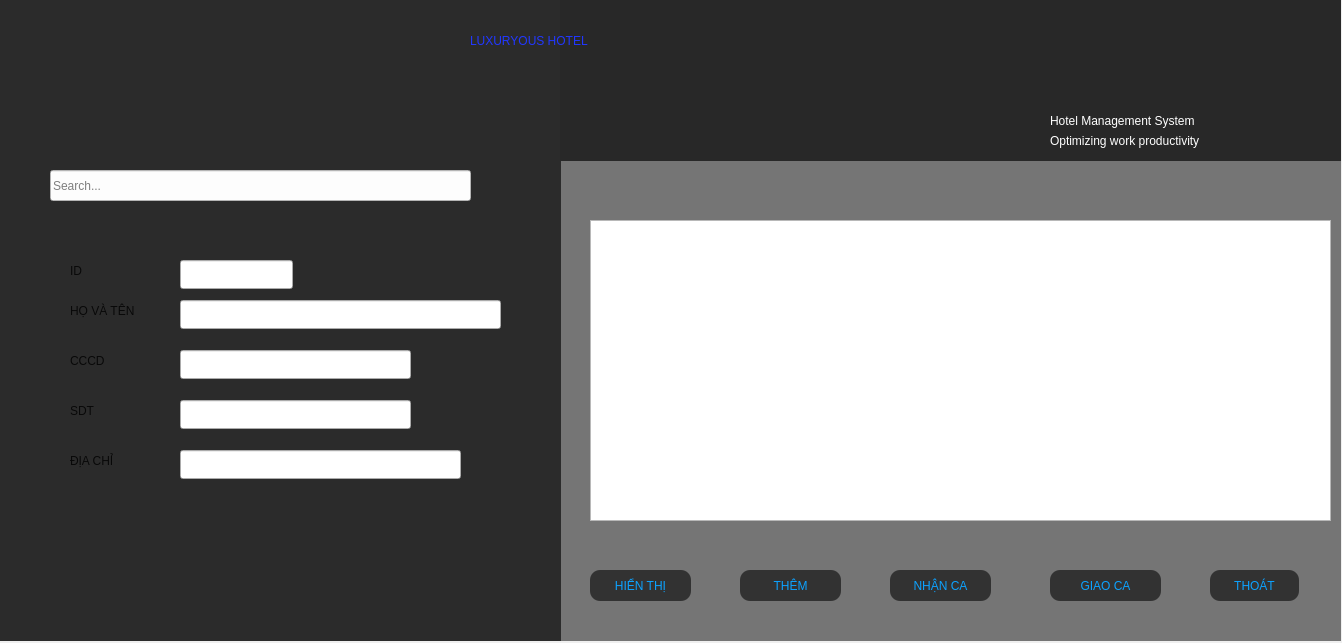
<?xml version="1.0" encoding="UTF-8"?>
<ui version="4.0">
 <class>employee</class>
 <widget class="QDialog" name="employee">
  <property name="geometry">
   <rect>
    <x>0</x>
    <y>0</y>
    <width>1342</width>
    <height>643</height>
   </rect>
  </property>
  <property name="minimumSize">
   <size>
    <width>1342</width>
    <height>643</height>
   </size>
  </property>
  <property name="maximumSize">
   <size>
    <width>1342</width>
    <height>643</height>
   </size>
  </property>
  <property name="windowTitle">
   <string>Dialog</string>
  </property>
  <widget class="QPushButton" name="receive">
   <property name="geometry">
    <rect>
     <x>890</x>
     <y>570</y>
     <width>101</width>
     <height>31</height>
    </rect>
   </property>
   <property name="styleSheet">
    <string notr="true">
QPushButton{
	background-color: rgb(50, 50, 50);
	color: rgb(12, 162, 255);
font: 900 10pt &quot;Segoe UI&quot;;
border-radius:10px;
}
QPushButton:hover{
	background-color: rgb(255, 255, 255);
	color: rgb(34, 34, 34);
font: 900 10pt &quot;Segoe UI&quot;;
border-radius:10px;
}
QPushButton:pressed{
   
	background-color: rgb(37, 95, 255);
}</string>
   </property>
   <property name="text">
    <string>NHẬN CA</string>
   </property>
  </widget>
  <widget class="QLabel" name="label_5">
   <property name="geometry">
    <rect>
     <x>70</x>
     <y>260</y>
     <width>63</width>
     <height>22</height>
    </rect>
   </property>
   <property name="styleSheet">
    <string notr="true">font: 12pt &quot;Segoe UI&quot;;
color: rgb(8, 8, 8);</string>
   </property>
   <property name="text">
    <string>ID</string>
   </property>
  </widget>
  <widget class="QLabel" name="label_3">
   <property name="geometry">
    <rect>
     <x>1050</x>
     <y>130</y>
     <width>221</width>
     <height>22</height>
    </rect>
   </property>
   <property name="styleSheet">
    <string notr="true">font: italic 10pt &quot;Segoe UI&quot;;
color: rgb(255, 255, 255);</string>
   </property>
   <property name="text">
    <string>Optimizing work productivity</string>
   </property>
  </widget>
  <widget class="QTableView" name="tableView">
   <property name="geometry">
    <rect>
     <x>590</x>
     <y>220</y>
     <width>741</width>
     <height>301</height>
    </rect>
   </property>
  </widget>
  <widget class="QLabel" name="label_7">
   <property name="geometry">
    <rect>
     <x>70</x>
     <y>350</y>
     <width>63</width>
     <height>22</height>
    </rect>
   </property>
   <property name="styleSheet">
    <string notr="true">font: 12pt &quot;Segoe UI&quot;;
color: rgb(8, 8, 8);</string>
   </property>
   <property name="text">
    <string>CCCD</string>
   </property>
  </widget>
  <widget class="QLineEdit" name="ename">
   <property name="geometry">
    <rect>
     <x>180</x>
     <y>300</y>
     <width>321</width>
     <height>29</height>
    </rect>
   </property>
   <property name="styleSheet">
    <string notr="true">color: rgb(27, 27, 27);
font: 13pt &quot;Segoe UI&quot;;</string>
   </property>
  </widget>
  <widget class="QLineEdit" name="ephone">
   <property name="geometry">
    <rect>
     <x>180</x>
     <y>400</y>
     <width>231</width>
     <height>29</height>
    </rect>
   </property>
   <property name="styleSheet">
    <string notr="true">color: rgb(27, 27, 27);
font: 13pt &quot;Segoe UI&quot;;</string>
   </property>
  </widget>
  <widget class="QLabel" name="label_4">
   <property name="geometry">
    <rect>
     <x>40</x>
     <y>220</y>
     <width>501</width>
     <height>331</height>
    </rect>
   </property>
   <property name="styleSheet">
    <string notr="true">border-image: url(:/New folder/empcardbg.png);</string>
   </property>
   <property name="text">
    <string/>
   </property>
  </widget>
  <widget class="QLineEdit" name="eid">
   <property name="geometry">
    <rect>
     <x>180</x>
     <y>260</y>
     <width>113</width>
     <height>29</height>
    </rect>
   </property>
   <property name="styleSheet">
    <string notr="true">color: rgb(27, 27, 27);
font: 13pt &quot;Segoe UI&quot;;</string>
   </property>
  </widget>
  <widget class="QPushButton" name="load">
   <property name="geometry">
    <rect>
     <x>590</x>
     <y>570</y>
     <width>101</width>
     <height>31</height>
    </rect>
   </property>
   <property name="styleSheet">
    <string notr="true">
QPushButton{
	background-color: rgb(50, 50, 50);
	color: rgb(12, 162, 255);
font: 900 10pt &quot;Segoe UI&quot;;
border-radius:10px;
}
QPushButton:hover{
	background-color: rgb(255, 255, 255);
	color: rgb(34, 34, 34);
font: 900 10pt &quot;Segoe UI&quot;;
border-radius:10px;
}
QPushButton:pressed{
   
	background-color: rgb(37, 95, 255);
}</string>
   </property>
   <property name="text">
    <string>HIỂN THỊ</string>
   </property>
  </widget>
  <widget class="QPushButton" name="exit">
   <property name="geometry">
    <rect>
     <x>1210</x>
     <y>570</y>
     <width>89</width>
     <height>31</height>
    </rect>
   </property>
   <property name="styleSheet">
    <string notr="true">
QPushButton{
	background-color: rgb(50, 50, 50);
	color: rgb(12, 162, 255);
font: 900 10pt &quot;Segoe UI&quot;;
border-radius:10px;
}
QPushButton:hover{
	background-color: rgb(255, 255, 255);
	color: rgb(34, 34, 34);
font: 900 10pt &quot;Segoe UI&quot;;
border-radius:10px;
}
QPushButton:pressed{
   
	background-color: rgb(37, 95, 255);
}</string>
   </property>
   <property name="text">
    <string>THOÁT</string>
   </property>
  </widget>
  <widget class="QLabel" name="label_6">
   <property name="geometry">
    <rect>
     <x>70</x>
     <y>300</y>
     <width>101</width>
     <height>22</height>
    </rect>
   </property>
   <property name="styleSheet">
    <string notr="true">font: 12pt &quot;Segoe UI&quot;;
color: rgb(8, 8, 8);</string>
   </property>
   <property name="text">
    <string>HỌ VÀ TÊN</string>
   </property>
  </widget>
  <widget class="QLabel" name="label_10">
   <property name="geometry">
    <rect>
     <x>0</x>
     <y>0</y>
     <width>561</width>
     <height>641</height>
    </rect>
   </property>
   <property name="styleSheet">
    <string notr="true">background-color: rgb(43, 43, 43);</string>
   </property>
   <property name="text">
    <string/>
   </property>
  </widget>
  <widget class="QLabel" name="label_12">
   <property name="geometry">
    <rect>
     <x>560</x>
     <y>160</y>
     <width>781</width>
     <height>481</height>
    </rect>
   </property>
   <property name="styleSheet">
    <string notr="true">background-color: rgb(117, 117, 117);</string>
   </property>
   <property name="text">
    <string/>
   </property>
  </widget>
  <widget class="QLabel" name="label_11">
   <property name="geometry">
    <rect>
     <x>560</x>
     <y>0</y>
     <width>781</width>
     <height>161</height>
    </rect>
   </property>
   <property name="styleSheet">
    <string notr="true">background-color: rgb(40, 40, 40);</string>
   </property>
   <property name="text">
    <string/>
   </property>
  </widget>
  <widget class="QLabel" name="label_9">
   <property name="geometry">
    <rect>
     <x>70</x>
     <y>450</y>
     <width>91</width>
     <height>22</height>
    </rect>
   </property>
   <property name="styleSheet">
    <string notr="true">font: 12pt &quot;Segoe UI&quot;;
color: rgb(8, 8, 8);</string>
   </property>
   <property name="text">
    <string>ĐỊA CHỈ</string>
   </property>
  </widget>
  <widget class="QLabel" name="label_2">
   <property name="geometry">
    <rect>
     <x>1050</x>
     <y>110</y>
     <width>231</width>
     <height>22</height>
    </rect>
   </property>
   <property name="styleSheet">
    <string notr="true">font: 700 10pt &quot;Segoe UI&quot;;
color: rgb(255, 255, 255);</string>
   </property>
   <property name="text">
    <string>Hotel Management System</string>
   </property>
  </widget>
  <widget class="QLabel" name="label">
   <property name="geometry">
    <rect>
     <x>980</x>
     <y>-10</y>
     <width>331</width>
     <height>131</height>
    </rect>
   </property>
   <property name="styleSheet">
    <string notr="true">border-image: url(:/New folder/Corporate Management.png);</string>
   </property>
   <property name="text">
    <string/>
   </property>
  </widget>
  <widget class="QLineEdit" name="ecccd">
   <property name="geometry">
    <rect>
     <x>180</x>
     <y>350</y>
     <width>231</width>
     <height>29</height>
    </rect>
   </property>
   <property name="styleSheet">
    <string notr="true">color: rgb(27, 27, 27);
font: 13pt &quot;Segoe UI&quot;;</string>
   </property>
  </widget>
  <widget class="QLineEdit" name="eaddress">
   <property name="geometry">
    <rect>
     <x>180</x>
     <y>450</y>
     <width>281</width>
     <height>29</height>
    </rect>
   </property>
   <property name="styleSheet">
    <string notr="true">color: rgb(27, 27, 27);
font: 13pt &quot;Segoe UI&quot;;</string>
   </property>
  </widget>
  <widget class="QLabel" name="label_8">
   <property name="geometry">
    <rect>
     <x>70</x>
     <y>400</y>
     <width>63</width>
     <height>22</height>
    </rect>
   </property>
   <property name="styleSheet">
    <string notr="true">font: 12pt &quot;Segoe UI&quot;;
color: rgb(8, 8, 8);</string>
   </property>
   <property name="text">
    <string>SDT</string>
   </property>
  </widget>
  <widget class="QPushButton" name="leave">
   <property name="geometry">
    <rect>
     <x>1050</x>
     <y>570</y>
     <width>111</width>
     <height>31</height>
    </rect>
   </property>
   <property name="styleSheet">
    <string notr="true">
QPushButton{
	background-color: rgb(50, 50, 50);
	color: rgb(12, 162, 255);
font: 900 10pt &quot;Segoe UI&quot;;
border-radius:10px;
}
QPushButton:hover{
	background-color: rgb(255, 255, 255);
	color: rgb(34, 34, 34);
font: 900 10pt &quot;Segoe UI&quot;;
border-radius:10px;
}
QPushButton:pressed{
   
	background-color: rgb(37, 95, 255);
}</string>
   </property>
   <property name="text">
    <string>GIAO CA</string>
   </property>
  </widget>
  <widget class="QLineEdit" name="index">
   <property name="geometry">
    <rect>
     <x>50</x>
     <y>170</y>
     <width>421</width>
     <height>31</height>
    </rect>
   </property>
   <property name="styleSheet">
    <string notr="true">font: 12pt &quot;Segoe UI&quot;;
background-color: rgb(253, 253, 253);</string>
   </property>
   <property name="placeholderText">
    <string>Search...</string>
   </property>
  </widget>
  <widget class="QLabel" name="label_13">
   <property name="geometry">
    <rect>
     <x>470</x>
     <y>10</y>
     <width>361</width>
     <height>61</height>
    </rect>
   </property>
   <property name="styleSheet">
    <string notr="true">font: 700 italic 14pt &quot;Fixedsys&quot;;
font: 700 italic 22pt &quot;Source Code Pro&quot;;
font: 700 italic 28pt &quot;Roman&quot;;

color: rgb(33, 55, 255);</string>
   </property>
   <property name="text">
    <string>LUXURYOUS HOTEL</string>
   </property>
  </widget>
  <widget class="QPushButton" name="add">
   <property name="geometry">
    <rect>
     <x>740</x>
     <y>570</y>
     <width>101</width>
     <height>31</height>
    </rect>
   </property>
   <property name="styleSheet">
    <string notr="true">
QPushButton{
	background-color: rgb(50, 50, 50);
	color: rgb(12, 162, 255);
font: 900 10pt &quot;Segoe UI&quot;;
border-radius:10px;
}
QPushButton:hover{
	background-color: rgb(255, 255, 255);
	color: rgb(34, 34, 34);
font: 900 10pt &quot;Segoe UI&quot;;
border-radius:10px;
}
QPushButton:pressed{
   
	background-color: rgb(37, 95, 255);
}</string>
   </property>
   <property name="text">
    <string>THÊM</string>
   </property>
  </widget>
  <widget class="QPushButton" name="remove">
   <property name="geometry">
    <rect>
     <x>250</x>
     <y>490</y>
     <width>101</width>
     <height>31</height>
    </rect>
   </property>
   <property name="styleSheet">
    <string notr="true">QPushButton{
	background-color: rgb(194, 194, 194);
	color: rgb(25, 17, 255);
font: 900 10pt &quot;Segoe UI&quot;;
border-radius:10px;
}
QPushButton:hover{
	background-color: rgb(255, 255, 255);
	color: rgb(34, 34, 34);
font: 900 10pt &quot;Segoe UI&quot;;
border-radius:10px;
}
QPushButton:pressed{
   
	background-color: rgb(37, 95, 255);
}</string>
   </property>
   <property name="text">
    <string>XÓA</string>
   </property>
  </widget>
  <widget class="QPushButton" name="search">
   <property name="geometry">
    <rect>
     <x>430</x>
     <y>170</y>
     <width>41</width>
     <height>31</height>
    </rect>
   </property>
   <property name="styleSheet">
    <string notr="true">QPushButton{
border-image: url(:/New folder/search.png);
border-radius:10px;
}
QPushButton:hover{
	
	background-color: rgb(175, 175, 175);

}
QPushButton:pressed{
   
	background-color: rgb(37, 95, 255);
}
</string>
   </property>
   <property name="text">
    <string/>
   </property>
  </widget>
  <zorder>label_12</zorder>
  <zorder>remove</zorder>
  <zorder>label_10</zorder>
  <zorder>label_4</zorder>
  <zorder>receive</zorder>
  <zorder>label_5</zorder>
  <zorder>tableView</zorder>
  <zorder>label_7</zorder>
  <zorder>ename</zorder>
  <zorder>ephone</zorder>
  <zorder>eid</zorder>
  <zorder>load</zorder>
  <zorder>exit</zorder>
  <zorder>label_6</zorder>
  <zorder>label_11</zorder>
  <zorder>label_9</zorder>
  <zorder>label_2</zorder>
  <zorder>label</zorder>
  <zorder>ecccd</zorder>
  <zorder>eaddress</zorder>
  <zorder>label_8</zorder>
  <zorder>leave</zorder>
  <zorder>index</zorder>
  <zorder>label_13</zorder>
  <zorder>add</zorder>
  <zorder>search</zorder>
  <zorder>label_3</zorder>
 </widget>
 <resources/>
 <connections/>
</ui>
